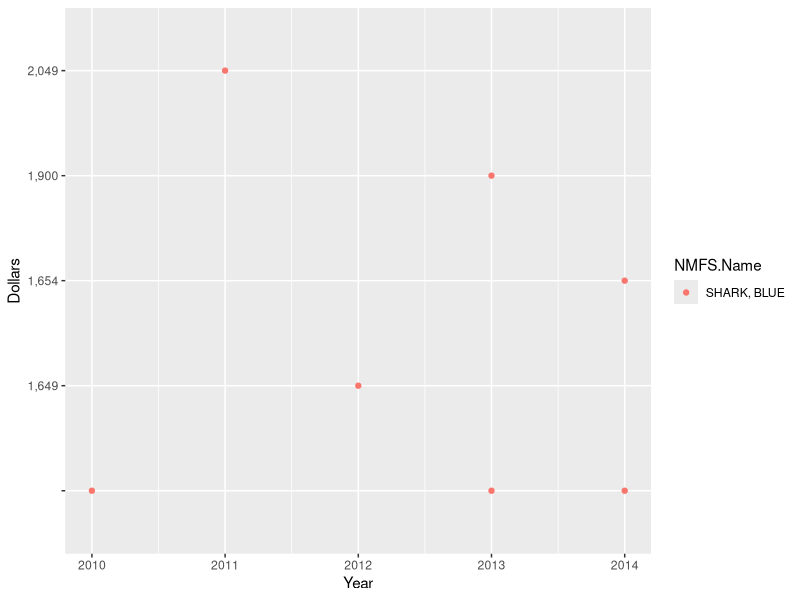

Recreate this plot in R.
#Examining Price Data

library(here)
library(tidyverse)

noaa <- read.csv(here("data", "foss_landings.csv"),
                  stringsAsFactors = F) 

noaa.sa <- noaa %>% 
  filter(Region.Name == "South Atlantic") %>% 
  filter(NMFS.Name == "SHARK, BLUE")

ggplot(noaa.sa, aes(x=Year, y=Dollars, color=NMFS.Name)) +
  geom_point()
  